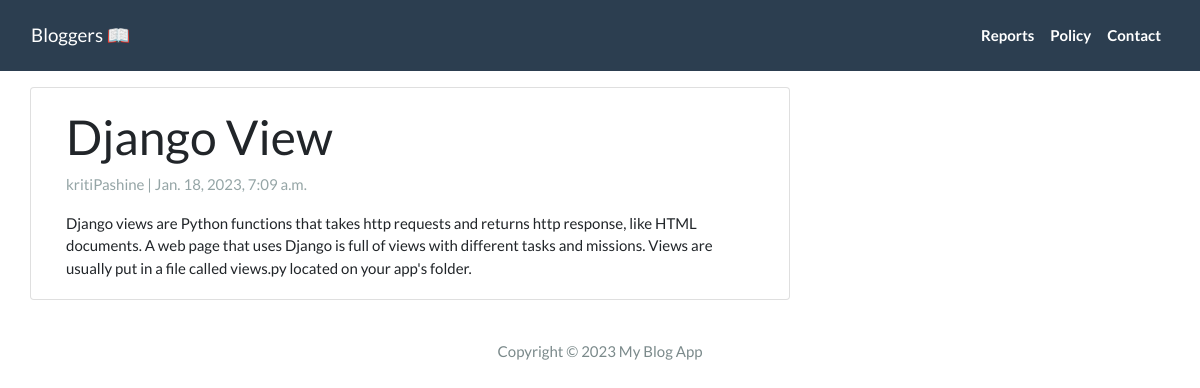
/blogapplication/View/, run on the app's committed database.
### blogapplication/models.py (models this page shows, shortened)
class Post(models.Model):
  title =  models.CharField(max_length=200, unique=True)
  slug =   models.SlugField(max_length=200, unique=True)
  author = models.ForeignKey(User, on_delete=models.CASCADE, related_name='blog_posts')
  created_on = models.DateTimeField(auto_now_add=True)
  updated_on = models.DateTimeField(auto_now=True)
  content = models.TextField()
  status = models.IntegerField(choices=STATUS, default=0)
  class Meta:
    ordering = ['-created_on']

### blogapplication/views.py (the view)
# urls.py: path('<slug:slug>/', views.postFullDetail, name="postFullDetail"),
def postFullDetail(request,slug):
  query=Post.objects.get(slug=slug)
  context={
        'data':query,
    }
  template=loader.get_template('post_detail.html')
  return HttpResponse(template.render(context, request))

### blogapplication/templates/post_detail.html
{% extends 'base.html' %}
{% block content %}
<div class="container">
  <div class="row">
    <div class="col-md-8 card mb-4  mt-3 left  top">
      <div class="card-body">
        <h1>{% block data%} {{ data.title }} {% endblock data %}</h1>
        <p class=" text-muted">{{ data.author }} | {{ data.created_on }}</p>
        <p class="card-text ">{{ data.content | safe }}</p>
      </div>
    </div>
  </div>
</div>
{% endblock content %}

### data on the page
Post: title "Django View", author "kritiPashine", created_on "Jan. 18, 2023, 7:09 a.m.", content "Django views are Python functions that takes http requests and returns http response, like HTML documents. A web page that uses Django is full of views with different tasks and missions. Views are usually put in a file called views.py located on your app's folder."
